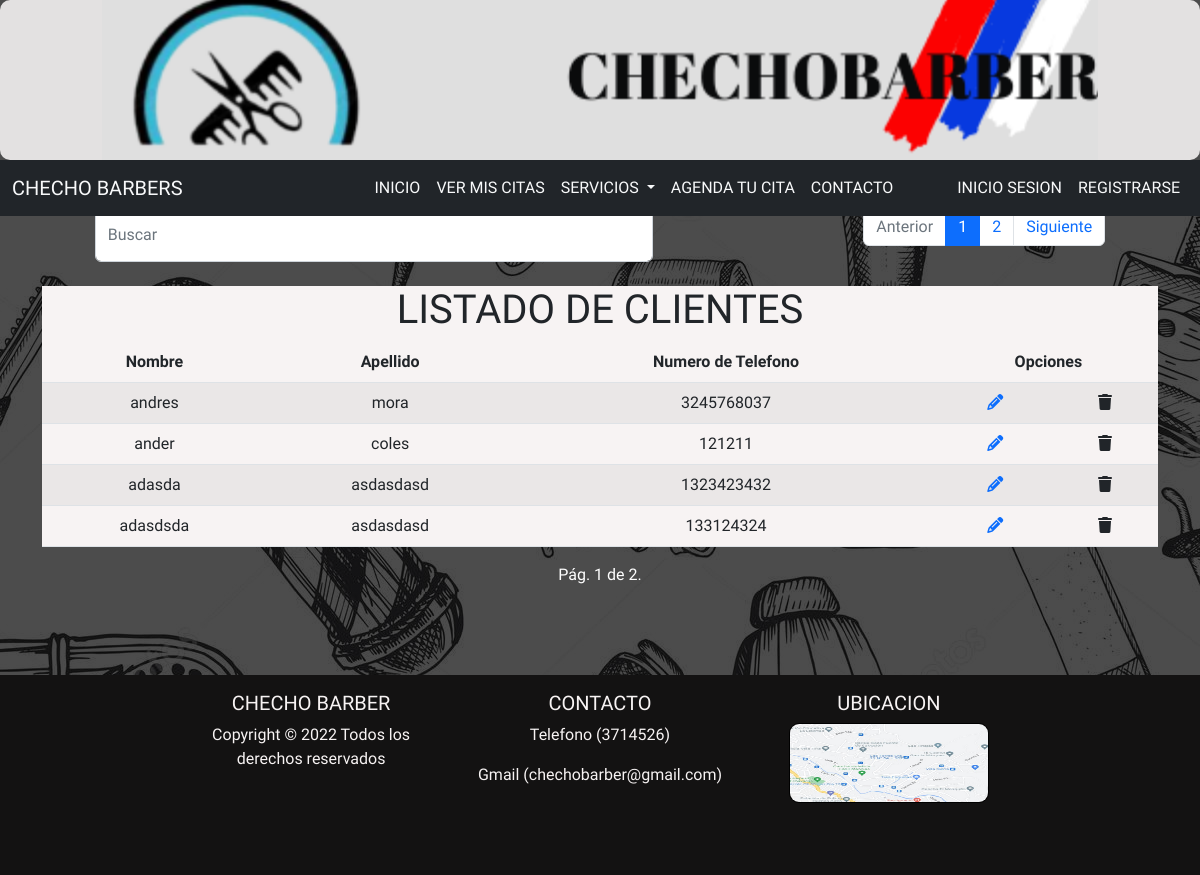
/listarClientes/, run on the app's committed database.
### checho/models.py (models this page shows, shortened)
class Clientes(models.Model):
    nombre=models.CharField(max_length=100)
    apellido=models.CharField(max_length=100)
    numeroTelefono=models.PositiveIntegerField()
    usuario=models.CharField(max_length=100)
    contraseña=models.CharField(max_length=100)
    rol=models.CharField(max_length=100,default="cliente")

### checho/views.py (the view)
# urls.py: path('listarClientes/', views.listarClientes,name='listarClientes'),
def listarClientes(request):
    q=Clientes.objects.all()
    pag = Paginator(q, 4)   #cinco registros por página
    page_number = request.GET.get('page')
    q = pag.get_page(page_number)
    contexto = {'page_obj': q}
    return render(request,'usuario/listarUsuarios.html',contexto)

### checho/templates/usuario/listarUsuarios.html (shortened to what this page needs)
{% extends 'bases/base.html' %}
{%block content %}
<div id="respuesta">
{% if page_obj %}
<div style="text-align: center;  padding-top: 10em; ">
    <section class="container ">
        <div class=" py-5">
            <div style="display: flex; justify-content: space-around;">
                <input class="form-control " type="search" placeholder="Buscar" aria-label="Buscar" id="dato"
                name="dato" value="{{ dato_buscado }}"
                onkeyup="buscarCliente('{% url 'checho:clientesBuscar' %}');" style="width:50% ;">
            <br/>
            <nav aria-label="..." style="z-index: 1;">
                <ul class="pagination">
                    <li class="page-item {% if not page_obj.has_previous %}disabled{% endif %}">
                        <a class="page-link" {% if page_obj.has_previous %} href="?page={{ page_obj.previous_page_number }}" {% endif %}>Anterior</a>
                    </li>
                    {% for i in "x"|rjust:page_obj.paginator.num_pages|make_list %}
                        <li class="page-item {% if forloop.counter == page_obj.number %}active{% endif %}" aria-current="page">
                            <a class="page-link" href="?page={{ forloop.counter }}">{{ forloop.counter }}</a>
                        </li>
                    {% endfor %}
                    <li class="page-item {% if not page_obj.has_next %}disabled{% endif %}">
                        <a class="page-link" {% if page_obj.has_next %}href="?page={{ page_obj.next_page_number }}"{% endif %}>Siguiente</a>
                    </li>
                </ul>
            </nav>
            </div><br>
            <div id="listarServicios">
                <h1>LISTADO DE CLIENTES</h1>
                <table class="table table-striped">
                    <thead>
                        <tr>
                            <th>Nombre</th>
                            <th>Apellido</th>
                            <th>Numero de Telefono</th>
                            <th colspan="2">Opciones</th>
                        </tr>
                    </thead>
                    <tbody>
                        {% for i in page_obj %}
                        <tr>
                            <td>{{i.nombre}}</td>
                            <td>{{i.apellido}}</td>
                            <td>{{i.numeroTelefono}}</td>
                            <td><a href="{% url 'checho:editarCliente' i.id %}"><i class="fa-solid fa-pencil"></i></a>
                            </td>
                            <td><a onclick="validar('{% url 'checho:eliminarCliente' i.id %}')"><i
                                        class="fa-solid fa-trash"> </i></a></td>
                        </tr>
                        {% endfor %}
                    </tbody>
                </table>
            </div>
            <p style="color: white;"> Pág. {{ page_obj.number }} de {{ page_obj.paginator.num_pages }}.</p>
        </div>
    </section><br>
</div>
{% else %}
    <h1>No hay datos</h1>
{% endif %}
</div>
{% endblock %}

### checho/static/css/style.css (style rules this page uses)
body { background-image: linear-gradient(0deg, rgba(0, 0, 0, 0.7), rgb(0, 0, 0, 0.7)), url("../img/patron.jpg"); font-family: 'Oswald', sans-serif; }
@media screen and (min-width: 768px) { body { background-color: rgb(249, 242, 242) } }
#listarServicios { background-color: #f7f3f3; }

### data on the page
Clientes: nombre "andres", apellido "mora", numeroTelefono "3245768037"
Clientes: nombre "ander", apellido "coles", numeroTelefono "121211"
Clientes: nombre "adasda", apellido "asdasdasd", numeroTelefono "1323423432"
Clientes: nombre "adasdsda", apellido "asdasdasd", numeroTelefono "133124324"

### other printed values
{{ page_obj.number }} "1"
{{ page_obj.paginator.num_pages }} "2"
